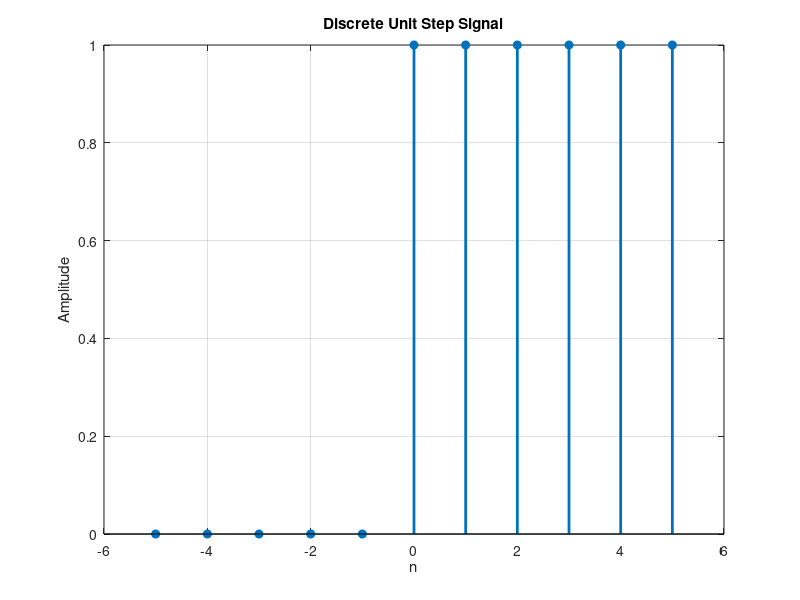

Here is the MATLAB script that generated this plot:
% Discrete Unit Step Signal
n = -5:5;              % Define the range of values for n
x = (n >= 0);          % Unit step signal
stem(n, x, 'filled', 'LineWidth', 2);
xlabel('n');
ylabel('Amplitude');
title('Discrete Unit Step Signal');
grid on;